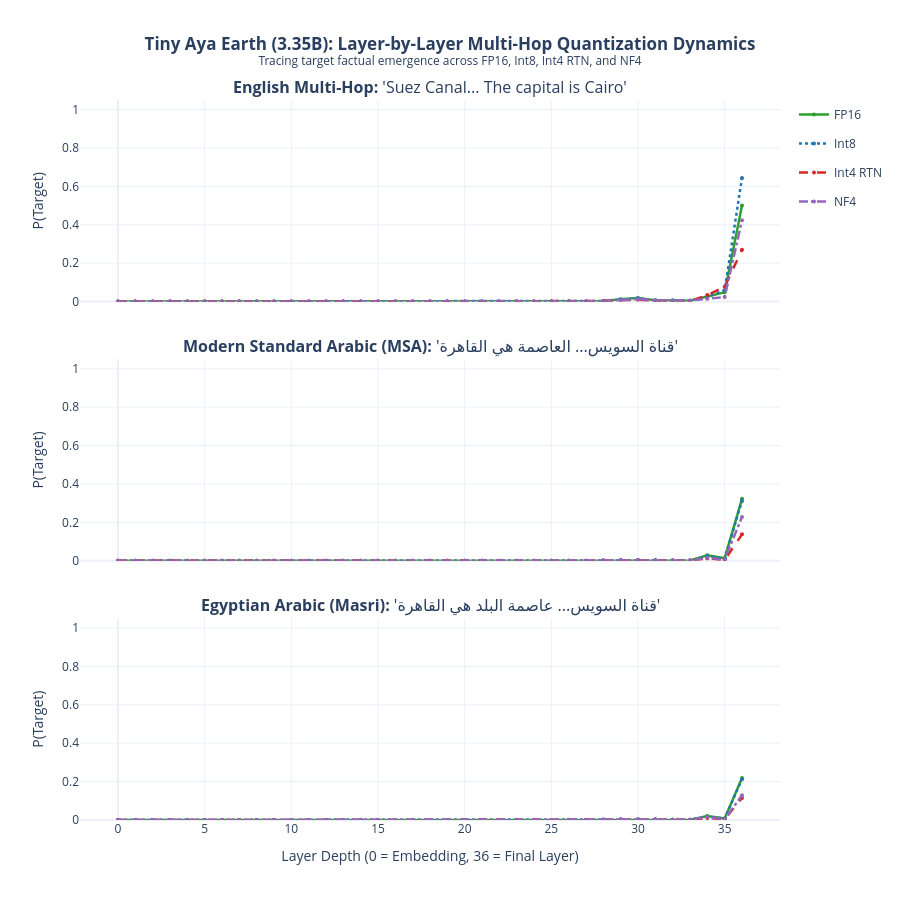

The notebook cell this image was saved under:
### Markdown cell above
### Step 7: 3-Panel Interactive Visualization of Tiny Aya Multi-Hop Reasoning

We generate an interactive, publication-ready Plotly figure tracing the layer-by-layer logit lens trajectory for Tiny Aya across all 36 layers under FP16, Int8, Int4 RTN, and NF4:
- **Panel 1:** English (`' Cairo'`)
- **Panel 2:** Modern Standard Arabic (`' القاهرة'`)
- **Panel 3:** Egyptian Arabic (`' القاهرة'`)

This visualization reveals whether the multi-hop inference emerges earlier in native multilingual representation and whether Int4/NF4 induces layer-level trajectory divergence.

### Code cell
# Generate 3-Panel Interactive Plotly Visualization for Tiny Aya
fig = make_subplots(
    rows=3, cols=1,
    shared_xaxes=True,
    vertical_spacing=0.08,
    subplot_titles=(
        "<b>English Multi-Hop:</b> 'Suez Canal... The capital is Cairo'",
        "<b>Modern Standard Arabic (MSA):</b> 'قناة السويس... العاصمة هي القاهرة'",
        "<b>Egyptian Arabic (Masri):</b> 'قناة السويس... عاصمة البلد هي القاهرة'"
    )
)

colors = {
    "FP16": "#2ca02c",
    "Int8": "#1f77b4",
    "Int4 RTN": "#d62728",
    "NF4": "#9467bd"
}
dash_styles = {
    "FP16": "solid",
    "Int8": "dot",
    "Int4 RTN": "dash",
    "NF4": "dashdot"
}

lang_row_map = {"EN": 1, "MSA": 2, "Masri": 3}

for lang, row_idx in lang_row_map.items():
    for prec in ["FP16", "Int8", "Int4 RTN", "NF4"]:
        sub = df_results[(df_results["language"] == lang) & (df_results["precision"] == prec)]
        show_leg = (row_idx == 1)
        fig.add_trace(
            go.Scatter(
                x=sub["layer"],
                y=sub["target_prob"],
                mode="lines+markers",
                name=f"{prec}",
                line=dict(color=colors[prec], width=2.5, dash=dash_styles[prec]),
                marker=dict(size=4),
                legendgroup=prec,
                showlegend=show_leg,
                hovertemplate=f"<b>{lang} - {prec}</b><br>Layer: %{{x}}<br>P(Cairo): %{{y:.4f}}<extra></extra>"
            ),
            row=row_idx, col=1
        )

fig.update_xaxes(title_text="Layer Depth (0 = Embedding, 36 = Final Layer)", row=3, col=1)
for r in [1, 2, 3]:
    fig.update_yaxes(title_text="P(Target)", range=[0, 1.05], row=r, col=1)

fig.update_layout(
    title=dict(
        text="<b>Tiny Aya Earth (3.35B): Layer-by-Layer Multi-Hop Quantization Dynamics</b><br><sup>Tracing target factual emergence across FP16, Int8, Int4 RTN, and NF4</sup>",
        x=0.5, xanchor="center"
    ),
    height=900,
    template="plotly_white",
    hovermode="x unified"
)

fig.write_html("tiny_aya_quantization_multihop_trajectory.html")
print("Saved trajectory visualization to tiny_aya_quantization_multihop_trajectory.html")
fig.show()

### Figure 1 — Plotly figure (JSON) as saved in the notebook; plotly's stock layout.template omitted (floating-point values rounded to 4 significant figures)
{"data": [{"hovertemplate": "<b>EN - FP16</b><br>Layer: %{x}<br>P(Cairo): %{y:.4f}<extra></extra>", "legendgroup": "FP16", "line": {"color": "#2ca02c", "dash": "solid", "width": 2.5}, "marker": {"size": 4}, "mode": "lines+markers", "name": "FP16", "showlegend": true, "type": "scatter", "x": [0, 1, 2, 3, 4, 5, 6, 7, 8, 9, 10, 11, 12, 13, 14, 15, 16, 17, 18, 19, 20, 21, 22, 23, 24, 25, 26, 27, 28, 29, 30, 31, 32, 33, 34, 35, 36], "xaxis": "x", "y": [0.0, 0.0, 0.0, 5.96e-08, 1.788e-07, 4.828e-06, 1.204e-05, 1.222e-05, 1.729e-06, 3.457e-06, 3.099e-06, 1.371e-06, 1.311e-06, 1.55e-06, 2.384e-07, 2.98e-07, 1.192e-07, 3.576e-07, 1.788e-07, 1.788e-07, 1.192e-07, 2.384e-07, 5.96e-08, 4.47e-06, 1.15e-05, 0.0003617, 0.0003438, 0.0006514, 0.003601, 0.01231, 0.01933, 0.006859, 0.006256, 0.004826, 0.02634, 0.04825, 0.5005], "yaxis": "y"}, {"hovertemplate": "<b>EN - Int8</b><br>Layer: %{x}<br>P(Cairo): %{y:.4f}<extra></extra>", "legendgroup": "Int8", "line": {"color": "#1f77b4", "dash": "dot", "width": 2.5}, "marker": {"size": 4}, "mode": "lines+markers", "name": "Int8", "showlegend": true, "type": "scatter", "x": [0, 1, 2, 3, 4, 5, 6, 7, 8, 9, 10, 11, 12, 13, 14, 15, 16, 17, 18, 19, 20, 21, 22, 23, 24, 25, 26, 27, 28, 29, 30, 31, 32, 33, 34, 35, 36], "xaxis": "x", "y": [0.0, 0.0, 0.0, 5.96e-08, 2.98e-07, 4.888e-06, 1.043e-05, 1.055e-05, 1.55e-06, 3.457e-06, 3.278e-06, 1.729e-06, 1.371e-06, 2.086e-06, 2.384e-07, 2.384e-07, 1.192e-07, 5.364e-07, 1.788e-07, 2.384e-07, 1.788e-07, 3.576e-07, 5.96e-08, 3.695e-06, 1.103e-05, 0.0005569, 0.0004377, 0.0006247, 0.003592, 0.01075, 0.01706, 0.005428, 0.005547, 0.004459, 0.02388, 0.05917, 0.644], "yaxis": "y"}, {"hovertemplate": "<b>EN - Int4 RTN</b><br>Layer: %{x}<br>P(Cairo): %{y:.4f}<extra></extra>", "legendgroup": "Int4 RTN", "line": {"color": "#d62728", "dash": "dash", "width": 2.5}, "marker": {"size": 4}, "mode": "lines+markers", "name": "Int4 RTN", "showlegend": true, "type": "scatter", "x": [0, 1, 2, 3, 4, 5, 6, 7, 8, 9, 10, 11, 12, 13, 14, 15, 16, 17, 18, 19, 20, 21, 22, 23, 24, 25, 26, 27, 28, 29, 30, 31, 32, 33, 34, 35, 36], "xaxis": "x", "y": [0.0, 0.0, 0.0, 5.96e-08, 1.192e-07, 4.113e-06, 9.12e-06, 1.037e-05, 1.49e-06, 1.967e-06, 2.205e-06, 7.749e-07, 7.749e-07, 1.252e-06, 2.384e-07, 2.384e-07, 1.192e-07, 2.98e-07, 1.192e-07, 2.98e-07, 2.98e-07, 2.98e-07, 1.192e-07, 9.418e-06, 1.46e-05, 0.0005651, 0.0004718, 0.0006142, 0.002789, 0.005714, 0.008911, 0.001748, 0.00231, 0.002386, 0.03421, 0.07697, 0.2695], "yaxis": "y"}, {"hovertemplate": "<b>EN - NF4</b><br>Layer: %{x}<br>P(Cairo): %{y:.4f}<extra></extra>", "legendgroup": "NF4", "line": {"color": "#9467bd", "dash": "dashdot", "width": 2.5}, "marker": {"size": 4}, "mode": "lines+markers", "name": "NF4", "showlegend": true, "type": "scatter", "x": [0, 1, 2, 3, 4, 5, 6, 7, 8, 9, 10, 11, 12, 13, 14, 15, 16, 17, 18, 19, 20, 21, 22, 23, 24, 25, 26, 27, 28, 29, 30, 31, 32, 33, 34, 35, 36], "xaxis": "x", "y": [0.0, 0.0, 0.0, 0.0, 1.788e-07, 4.47e-06, 1.055e-05, 1.103e-05, 1.311e-06, 2.086e-06, 3.457e-06, 1.788e-06, 1.907e-06, 4.947e-06, 5.364e-07, 4.768e-07, 1.788e-07, 4.768e-07, 2.98e-07, 1.788e-07, 1.788e-07, 1.788e-07, 5.96e-08, 2.265e-06, 4.411e-06, 7.695e-05, 0.0001591, 0.000421, 0.001937, 0.007511, 0.01342, 0.006817, 0.005142, 0.005646, 0.01443, 0.02357, 0.4236], "yaxis": "y"}, {"hovertemplate": "<b>MSA - FP16</b><br>Layer: %{x}<br>P(Cairo): %{y:.4f}<extra></extra>", "legendgroup": "FP16", "line": {"color": "#2ca02c", "dash": "solid", "width": 2.5}, "marker": {"size": 4}, "mode": "lines+markers", "name": "FP16", "showlegend": false, "type": "scatter", "x": [0, 1, 2, 3, 4, 5, 6, 7, 8, 9, 10, 11, 12, 13, 14, 15, 16, 17, 18, 19, 20, 21, 22, 23, 24, 25, 26, 27, 28, 29, 30, 31, 32, 33, 34, 35, 36], "xaxis": "x2", "y": [0.0, 0.0, 1.192e-07, 6.557e-07, 1.431e-06, 1.013e-06, 7.749e-07, 5.364e-07, 4.768e-07, 1.073e-06, 4.768e-07, 4.172e-07, 9.537e-07, 3.576e-07, 3.576e-07, 7.749e-07, 1.431e-06, 4.709e-06, 2.503e-06, 1.848e-06, 1.192e-06, 7.153e-07, 5.96e-07, 5.305e-06, 2.146e-05, 8.446e-05, 0.000366, 0.0004368, 0.001404, 0.002964, 0.003128, 0.003447, 0.001512, 0.001535, 0.02922, 0.01342, 0.3228], "yaxis": "y2"}, {"hovertemplate": "<b>MSA - Int8</b><br>Layer: %{x}<br>P(Cairo): %{y:.4f}<extra></extra>", "legendgroup": "Int8", "line": {"color": "#1f77b4", "dash": "dot", "width": 2.5}, "marker": {"size": 4}, "mode": "lines+markers", "name": "Int8", "showlegend": false, "type": "scatter", "x": [0, 1, 2, 3, 4, 5, 6, 7, 8, 9, 10, 11, 12, 13, 14, 15, 16, 17, 18, 19, 20, 21, 22, 23, 24, 25, 26, 27, 28, 29, 30, 31, 32, 33, 34, 35, 36], "xaxis": "x2", "y": [0.0, 0.0, 1.192e-07, 7.153e-07, 1.55e-06, 8.345e-07, 5.364e-07, 4.172e-07, 3.576e-07, 9.537e-07, 4.172e-07, 2.98e-07, 8.345e-07, 3.576e-07, 3.576e-07, 8.941e-07, 1.848e-06, 5.245e-06, 3.338e-06, 2.384e-06, 1.252e-06, 7.749e-07, 7.749e-07, 8.821e-06, 2.801e-05, 8.863e-05, 0.0003939, 0.0004416, 0.001362, 0.002621, 0.002867, 0.002516, 0.001047, 0.001029, 0.02354, 0.01237, 0.3113], "yaxis": "y2"}, {"hovertemplate": "<b>MSA - Int4 RTN</b><br>Layer: %{x}<br>P(Cairo): %{y:.4f}<extra></extra>", "legendgroup": "Int4 RTN", "line": {"color": "#d62728", "dash": "dash", "width": 2.5}, "marker": {"size": 4}, "mode": "lines+markers", "name": "Int4 RTN", "showlegend": false, "type": "scatter", "x": [0, 1, 2, 3, 4, 5, 6, 7, 8, 9, 10, 11, 12, 13, 14, 15, 16, 17, 18, 19, 20, 21, 22, 23, 24, 25, 26, 27, 28, 29, 30, 31, 32, 33, 34, 35, 36], "xaxis": "x2", "y": [0.0, 0.0, 1.788e-07, 4.768e-07, 8.941e-07, 9.537e-07, 7.153e-07, 7.749e-07, 5.96e-07, 1.55e-06, 4.172e-07, 2.384e-07, 7.153e-07, 2.384e-07, 3.576e-07, 2.384e-07, 1.609e-06, 4.053e-06, 2.146e-06, 1.729e-06, 1.073e-06, 6.557e-07, 4.768e-07, 3.219e-06, 7.629e-06, 4.596e-05, 0.0002143, 0.0003188, 0.001122, 0.001795, 0.002405, 0.002068, 0.001458, 0.0009665, 0.01234, 0.004272, 0.1377], "yaxis": "y2"}, {"hovertemplate": "<b>MSA - NF4</b><br>Layer: %{x}<br>P(Cairo): %{y:.4f}<extra></extra>", "legendgroup": "NF4", "line": {"color": "#9467bd", "dash": "dashdot", "width": 2.5}, "marker": {"size": 4}, "mode": "lines+markers", "name": "NF4", "showlegend": false, "type": "scatter", "x": [0, 1, 2, 3, 4, 5, 6, 7, 8, 9, 10, 11, 12, 13, 14, 15, 16, 17, 18, 19, 20, 21, 22, 23, 24, 25, 26, 27, 28, 29, 30, 31, 32, 33, 34, 35, 36], "xaxis": "x2", "y": [0.0, 0.0, 5.96e-08, 5.364e-07, 1.013e-06, 8.941e-07, 7.153e-07, 4.768e-07, 2.98e-07, 8.941e-07, 3.576e-07, 3.576e-07, 7.749e-07, 4.768e-07, 4.172e-07, 1.073e-06, 1.252e-06, 3.517e-06, 2.384e-06, 1.848e-06, 1.192e-06, 5.364e-07, 5.96e-07, 4.113e-06, 1.341e-05, 4.214e-05, 0.000325, 0.0004623, 0.001424, 0.003008, 0.003464, 0.003345, 0.001407, 0.00134, 0.01581, 0.00658, 0.2284], "yaxis": "y2"}, {"hovertemplate": "<b>Masri - FP16</b><br>Layer: %{x}<br>P(Cairo): %{y:.4f}<extra></extra>", "legendgroup": "FP16", "line": {"color": "#2ca02c", "dash": "solid", "width": 2.5}, "marker": {"size": 4}, "mode": "lines+markers", "name": "FP16", "showlegend": false, "type": "scatter", "x": [0, 1, 2, 3, 4, 5, 6, 7, 8, 9, 10, 11, 12, 13, 14, 15, 16, 17, 18, 19, 20, 21, 22, 23, 24, 25, 26, 27, 28, 29, 30, 31, 32, 33, 34, 35, 36], "xaxis": "x3", "y": [0.0, 0.0, 1.192e-07, 8.345e-07, 1.192e-06, 1.609e-06, 8.941e-07, 7.153e-07, 3.576e-07, 8.941e-07, 3.576e-07, 2.98e-07, 7.153e-07, 2.384e-07, 2.384e-07, 6.557e-07, 1.073e-06, 2.623e-06, 1.729e-06, 2.146e-06, 9.537e-07, 6.557e-07, 6.557e-07, 4.351e-06, 2.009e-05, 5.877e-05, 0.000536, 0.0005441, 0.001455, 0.002848, 0.002922, 0.003239, 0.001312, 0.001704, 0.02077, 0.008003, 0.2185], "yaxis": "y3"}, {"hovertemplate": "<b>Masri - Int8</b><br>Layer: %{x}<br>P(Cairo): %{y:.4f}<extra></extra>", "legendgroup": "Int8", "line": {"color": "#1f77b4", "dash": "dot", "width": 2.5}, "marker": {"size": 4}, "mode": "lines+markers", "name": "Int8", "showlegend": false, "type": "scatter", "x": [0, 1, 2, 3, 4, 5, 6, 7, 8, 9, 10, 11, 12, 13, 14, 15, 16, 17, 18, 19, 20, 21, 22, 23, 24, 25, 26, 27, 28, 29, 30, 31, 32, 33, 34, 35, 36], "xaxis": "x3", "y": [0.0, 0.0, 1.192e-07, 8.941e-07, 1.49e-06, 1.371e-06, 6.557e-07, 5.96e-07, 2.384e-07, 8.941e-07, 3.576e-07, 2.384e-07, 7.749e-07, 2.384e-07, 2.384e-07, 7.749e-07, 1.431e-06, 3.695e-06, 1.967e-06, 2.384e-06, 9.537e-07, 5.96e-07, 7.153e-07, 5.722e-06, 2.456e-05, 8.816e-05, 0.0008283, 0.0008116, 0.001986, 0.003695, 0.003668, 0.003193, 0.001417, 0.001761, 0.01709, 0.007732, 0.2125], "yaxis": "y3"}, {"hovertemplate": "<b>Masri - Int4 RTN</b><br>Layer: %{x}<br>P(Cairo): %{y:.4f}<extra></extra>", "legendgroup": "Int4 RTN", "line": {"color": "#d62728", "dash": "dash", "width": 2.5}, "marker": {"size": 4}, "mode": "lines+markers", "name": "Int4 RTN", "showlegend": false, "type": "scatter", "x": [0, 1, 2, 3, 4, 5, 6, 7, 8, 9, 10, 11, 12, 13, 14, 15, 16, 17, 18, 19, 20, 21, 22, 23, 24, 25, 26, 27, 28, 29, 30, 31, 32, 33, 34, 35, 36], "xaxis": "x3", "y": [0.0, 0.0, 1.192e-07, 5.364e-07, 8.941e-07, 1.311e-06, 9.537e-07, 1.192e-06, 4.172e-07, 1.252e-06, 2.98e-07, 1.788e-07, 6.557e-07, 2.384e-07, 2.384e-07, 2.384e-07, 4.768e-07, 5.364e-07, 1.431e-06, 1.49e-06, 4.768e-07, 2.384e-07, 2.98e-07, 2.384e-06, 8.047e-06, 3.362e-05, 0.0002352, 0.0002906, 0.001036, 0.001648, 0.001859, 0.001965, 0.001463, 0.001059, 0.01098, 0.003609, 0.1146], "yaxis": "y3"}, {"hovertemplate": "<b>Masri - NF4</b><br>Layer: %{x}<br>P(Cairo): %{y:.4f}<extra></extra>", "legendgroup": "NF4", "line": {"color": "#9467bd", "dash": "dashdot", "width": 2.5}, "marker": {"size": 4}, "mode": "lines+markers", "name": "NF4", "showlegend": false, "type": "scatter", "x": [0, 1, 2, 3, 4, 5, 6, 7, 8, 9, 10, 11, 12, 13, 14, 15, 16, 17, 18, 19, 20, 21, 22, 23, 24, 25, 26, 27, 28, 29, 30, 31, 32, 33, 34, 35, 36], "xaxis": "x3", "y": [0.0, 0.0, 5.96e-08, 7.749e-07, 1.013e-06, 1.49e-06, 7.749e-07, 5.96e-07, 1.788e-07, 7.153e-07, 2.384e-07, 2.384e-07, 6.557e-07, 2.98e-07, 2.384e-07, 8.941e-07, 1.013e-06, 3.099e-06, 1.967e-06, 1.788e-06, 7.153e-07, 4.768e-07, 4.768e-07, 3.636e-06, 1.419e-05, 2.652e-05, 0.0003407, 0.0003593, 0.001254, 0.002474, 0.002935, 0.003473, 0.00142, 0.001842, 0.01608, 0.003948, 0.1285], "yaxis": "y3"}], "layout": {"annotations": [{"font": {"size": 16}, "showarrow": false, "text": "<b>English Multi-Hop:</b> 'Suez Canal... The capital is Cairo'", "x": 0.5, "xanchor": "center", "xref": "paper", "y": 1.0, "yanchor": "bottom", "yref": "paper"}, {"font": {"size": 16}, "showarrow": false, "text": "<b>Modern Standard Arabic (MSA):</b> 'قناة السويس... العاصمة هي القاهرة'", "x": 0.5, "xanchor": "center", "xref": "paper", "y": 0.64, "yanchor": "bottom", "yref": "paper"}, {"font": {"size": 16}, "showarrow": false, "text": "<b>Egyptian Arabic (Masri):</b> 'قناة السويس... عاصمة البلد هي القاهرة'", "x": 0.5, "xanchor": "center", "xref": "paper", "y": 0.28, "yanchor": "bottom", "yref": "paper"}], "height": 900, "hovermode": "x unified", "title": {"text": "<b>Tiny Aya Earth (3.35B): Layer-by-Layer Multi-Hop Quantization Dynamics</b><br><sup>Tracing target factual emergence across FP16, Int8, Int4 RTN, and NF4</sup>", "x": 0.5, "xanchor": "center"}, "xaxis": {"anchor": "y", "domain": [0.0, 1.0], "matches": "x3", "showticklabels": false}, "xaxis2": {"anchor": "y2", "domain": [0.0, 1.0], "matches": "x3", "showticklabels": false}, "xaxis3": {"anchor": "y3", "domain": [0.0, 1.0], "title": {"text": "Layer Depth (0 = Embedding, 36 = Final Layer)"}}, "yaxis": {"anchor": "x", "domain": [0.72, 1.0], "range": [0, 1.05], "title": {"text": "P(Target)"}}, "yaxis2": {"anchor": "x2", "domain": [0.36, 0.64], "range": [0, 1.05], "title": {"text": "P(Target)"}}, "yaxis3": {"anchor": "x3", "domain": [0.0, 0.28], "range": [0, 1.05], "title": {"text": "P(Target)"}}}}
